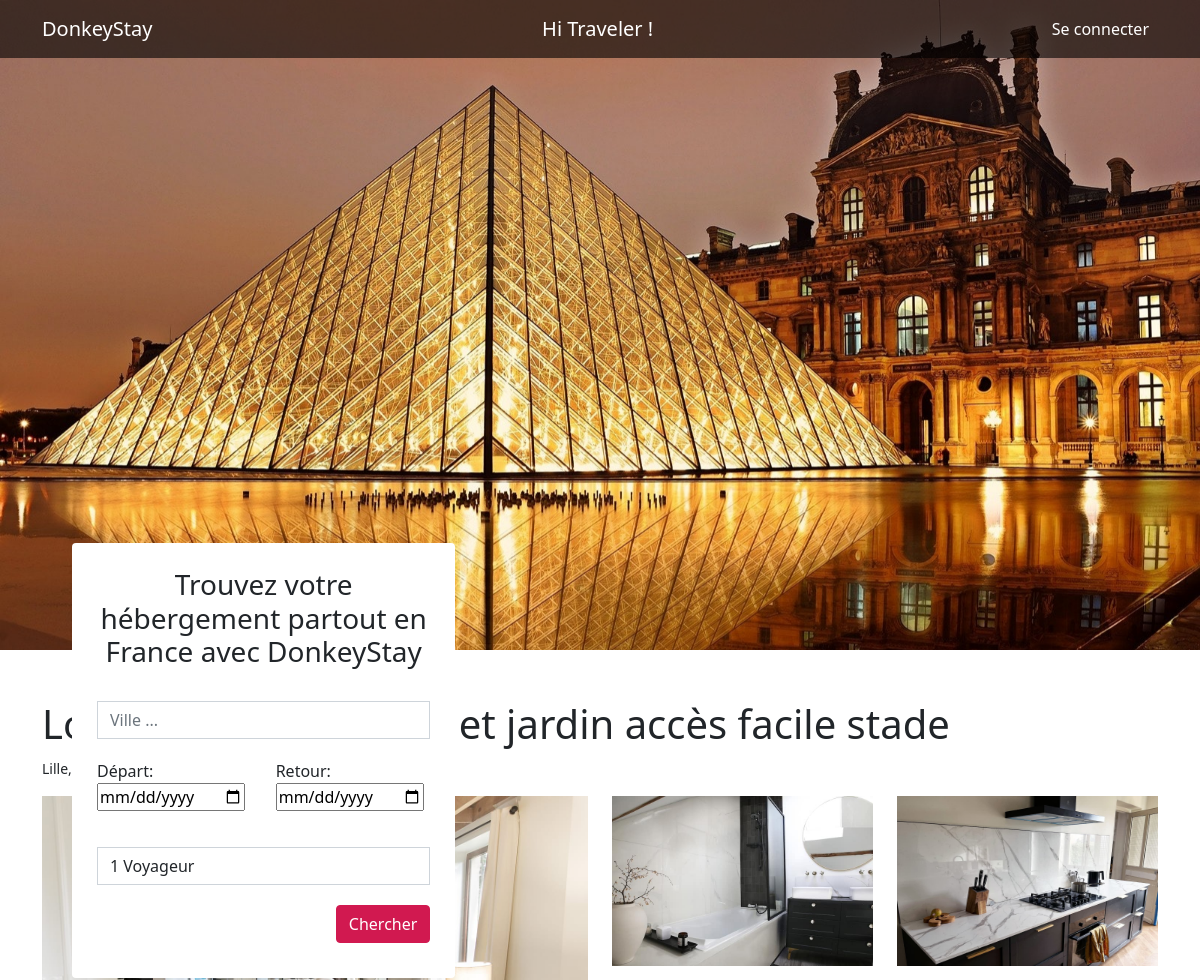
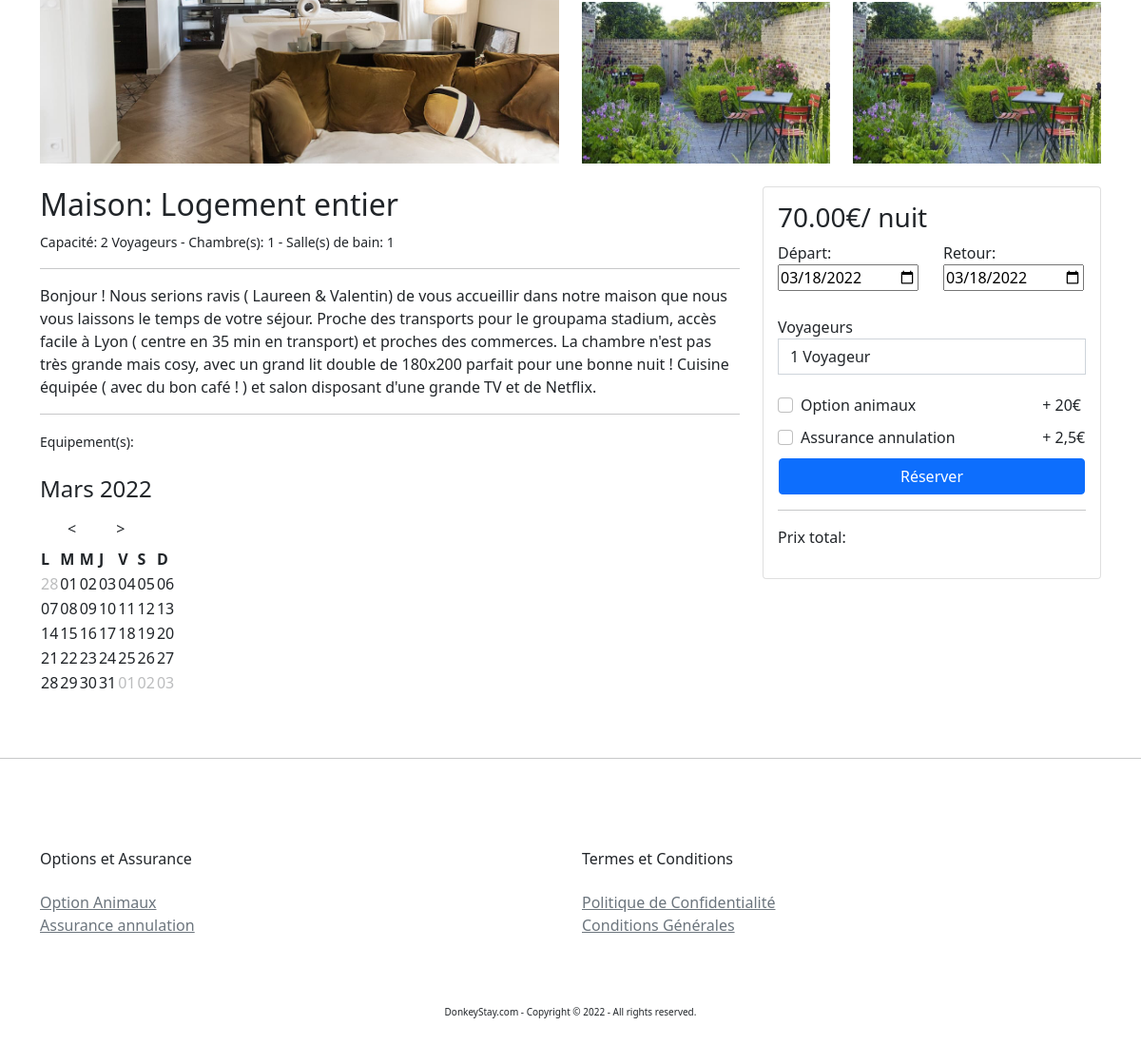
Page /lodging_info.php?id=3 on the committed database (2 pictures, top to bottom).
### tables this page shows
CREATE TABLE IF NOT EXISTS `room` (
  `id` INT NOT NULL AUTO_INCREMENT,
  `roomtype_id` INT NOT NULL,
  `hometype_id` INT NOT NULL,
  `title` VARCHAR(80) NOT NULL,
  `description` MEDIUMTEXT NULL,
  `nb_bedroom` INT NOT NULL,
  `nb_bathroom` INT NOT NULL,
  `price` DECIMAL(6,2) NOT NULL,
  `adress` VARCHAR(200) NOT NULL,
  `city` VARCHAR(45) NOT NULL,
  `has_tv` TINYINT(1) NOT NULL,
  `has_wifi` TINYINT(1) NOT NULL,
  `has_kitchen` TINYINT(1) NOT NULL,
  `has_aircon` TINYINT(1) NOT NULL,
  `start_dispo` DATE NOT NULL,
  `end_dispo` DATE NOT NULL,
  `user_id` INT NOT NULL,
  `capacity_id` INT NOT NULL,
  PRIMARY KEY (`id`, `roomtype_id`, `hometype_id`, `user_id`, `capacity_id`),
  CONSTRAINT `fk_Rooms_Roomtypes1`
    FOREIGN KEY (`roomtype_id`)
    REFERENCES `roomtype` (`id`)
    ON DELETE NO ACTION
    ON UPDATE NO ACTION,
  CONSTRAINT `fk_Rooms_Hometypes1`
    FOREIGN KEY (`hometype_id`)
    REFERENCES `hometype` (`id`)
    ON DELETE NO ACTION
    ON UPDATE NO ACTION,
  CONSTRAINT `fk_room_user1`
    FOREIGN KEY (`user_id`)
    REFERENCES `user` (`id`)
    ON DELETE NO ACTION
    ON UPDATE NO ACTION,
  CONSTRAINT `fk_room_capacity1`
    FOREIGN KEY (`capacity_id`)
    REFERENCES `capacity` (`id`)
    ON DELETE NO ACTION
    ON UPDATE NO ACTION);

CREATE TABLE IF NOT EXISTS `image` (
  `id` INT NOT NULL AUTO_INCREMENT,
  `img` VARCHAR(200) NOT NULL,
  `room_id` INT NOT NULL,
  PRIMARY KEY (`id`, `room_id`),
  CONSTRAINT `fk_Images_Rooms1`
    FOREIGN KEY (`room_id`)
    REFERENCES `room` (`id`)
    ON DELETE NO ACTION
    ON UPDATE NO ACTION);

CREATE TABLE IF NOT EXISTS `hometype` (
  `id` INT NOT NULL AUTO_INCREMENT,
  `hname` VARCHAR(45) NOT NULL,
  PRIMARY KEY (`id`));

CREATE TABLE IF NOT EXISTS `roomtype` (
  `id` INT NOT NULL AUTO_INCREMENT,
  `rname` VARCHAR(45) NOT NULL,
  PRIMARY KEY (`id`));

CREATE TABLE IF NOT EXISTS `capacity` (
  `id` INT NOT NULL AUTO_INCREMENT,
  `nb_traveler` VARCHAR(45) NOT NULL,
  PRIMARY KEY (`id`));

### class/Month.php (called while the page is built, shortened)
<?php
class Month {
    private $months = ['Janvier', 'Février', 'Mars', 'Avril', 'Mai', 'Juin', 'Juillet', 'Août', 'Septembre', 'Octobre', 'Novembre', 'Décembre'];
    public $month;
    public $year;
    public function __construct(?int $month = null, ?int $year = null)
    {
        if ($month === null || $month < 1 || $month > 12) {
            $month = intval(date('m'));
        }
        if ($year === null) {
            $year = intval(date('Y'));
        }
        $this->month = $month;
        $this->year = $year;
    }
    public function getStartingDay (): \DateTime {
        return new \DateTime("{$this->year}-{$this->month}-01");
    }
    public function toString (): string {
        return $this->months[$this->month - 1] . ' ' . $this->year;
    }
    public function getWeeks (): int
    {
        $start = $this->getStartingDay();
        $end = (clone $start)->modify('+1 month -1 day');
        $weeks = intval($end->format('W')) - intval($start->format('W')) + 1;
        return $weeks;
    }
    public function withinMonth (\DateTime $date): bool
    {
        return $this->getStartingDay()->format('Y-m') === $date->format('Y-m');
    }
    public function nextMonth(): Month
    {
        $month = $this->month + 1;
        $year = $this->year;
        return new Month($month, $year);
    }
    public function previousMonth(): Month
    {
        $month = $this->month - 1;
        $year = $this->year;
        return new Month($month, $year);
    }
}

### lodging_info.php (the view, shortened to what this page needs)
<?php
require_once 'searchBar.php';
require_once "class/Month.php";
require_once "class/Bookings.php";
$idUrl = $_GET['id'];
$lodgingInfoQuery = $dbh->query("SELECT room.*,img,rname,hname,nb_traveler  FROM room INNER JOIN image ON image.room_id = room.id INNER JOIN roomtype ON roomtype.id = room.roomtype_id INNER JOIN hometype ON hometype.id = room.hometype_id INNER JOIN capacity ON capacity.id = room.capacity_id WHERE room.id = $idUrl");
$lodgingInfos = $lodgingInfoQuery->fetch();
$imageQuery = $dbh->query("SELECT * FROM image WHERE room_id = $idUrl ORDER BY RAND()");
$images = $imageQuery->fetchAll(PDO::FETCH_ASSOC);
$nbImg = count($images);
$startDispo = new DateTime($lodgingInfos['start_dispo']);
$endDispo = new DateTime($lodgingInfos['end_dispo']);
?>
<section>
    <div class="container">
        <h1><?php echo $lodgingInfos['title'] ?></h1>
        <small><?php echo $lodgingInfos['city'] . ", disponible du " . $startDispo->format('d/m/Y') . " au " . $endDispo->format('d/m/Y') ?></small>
        <div class="row">
            <div class="col-md-4 mt-3 col-lg-6 lodging-img-lg">
            </div>
            <div class="col-md-4 col-lg-6">
                <div class="row">
                    <div class="col-md-4 mt-3 col-lg-6">
                        <div id="carouselExampleInterval" class="carousel slide carousel-fade" data-bs-ride="carousel">
                            <div class="carousel-inner lodging-img">
                                <div class="carousel-item h-100 active" data-bs-interval="4000">
                                    <img src="<?php echo $images[rand(0, $nbImg - 1)]['img'] ?>" class="d-block w-100 h-100" alt="pyramide du Louvre">
                                </div>
                            </div>
                        </div>
                    </div>
                    <div class="col-md-4 mt-3 col-lg-6">
                        <div id="carouselExampleInterval" class="carousel slide carousel-fade" data-bs-ride="carousel">
                            <div class="carousel-inner lodging-img">
                                <div class="carousel-item h-100 active" data-bs-interval="3000">
                                    <img src="<?php echo $images[rand(0, $nbImg - 1)]['img'] ?>" class="d-block w-100 h-100" alt="photo du logement">
                                </div>
                            </div>
                        </div>
                    </div>
                </div>
                <div class="row">
                    <div class="col-md-4 mt-3 col-lg-6">
                        <div id="carouselExampleInterval" class="carousel slide carousel-fade" data-bs-ride="carousel">
                            <div class="carousel-inner lodging-img">
                                <div class="carousel-item h-100 active" data-bs-interval="6000">
                                    <img src="<?php echo $images[rand(0, $nbImg - 1)]['img'] ?>" class="d-block w-100 h-100" alt="photo du logement">
                                </div>
                            </div>
                        </div>
                    </div>
                    <div class="col-md-4 mt-3 col-lg-6">
                        <div id="carouselExampleInterval" class="carousel slide carousel-fade" data-bs-ride="carousel">
                            <div class="carousel-inner lodging-img">
                                <div class="carousel-item h-100 active" data-bs-interval="4000">
                                    <img src="<?php echo $images[rand(0, $nbImg - 1)]['img'] ?>" class="d-block w-100 h-100" alt="photo du logement">
                                </div>
                            </div>
                        </div>
                    </div>
                </div>
            </div>
        </div>
    </div>
    <?php
    require_once "class/Month.php";
    require_once "class/Bookings.php";
    $month = new Month($_GET['month'] ?? null, $_GET['year'] ?? null);
    $start = $month->getStartingDay();
    $start = $start->format('N') === '1' ? $start : $month->getStartingDay()->modify('last monday');
    $weeks = $month->getWeeks();
    if (empty($tableau)) {
        $tableau = [];
    }
    ?>
    <div class="container mt-4">
        <div class="row">
            <div class="col-lg-8">
                <h2><?php echo $lodgingInfos['hname'] . ": " . $lodgingInfos['rname'] ?></h2>
                <small><?php echo "Capacité: " . $lodgingInfos['nb_traveler'] . " - Chambre(s): " . $lodgingInfos['nb_bedroom'] . " - Salle(s) de bain: " . $lodgingInfos['nb_bathroom'] ?></small>
                <hr>
                <p><?php echo $lodgingInfos['description'] ?></p>
                <hr>
                <small>Equipement(s):
                </small>
                <br><br>
                <h4><?= $month->toString() ?></h4>
                <div class="d-flex">
                    <a href="lodging_info.php?id=<?php echo $idUrl ?>&month=<?php echo $month->previousMonth()->month; ?>&year=<?php echo $month->previousMonth()->year; ?>" class="btn ms-3">&lt</a>
                    <a href="lodging_info.php?id=<?php echo $idUrl ?>&month=<?php echo $month->nextMonth()->month; ?>&year=<?php echo $month->nextMonth()->year; ?>" class="btn ms-3">&gt</a>
                </div>
                <table>
                    <th>L</th>
                    <th>M</th>
                    <th>M</th>
                    <th>J</th>
                    <th>V</th>
                    <th>S</th>
                    <th>D</th>
                    <?php for ($i = 0; $i < $weeks; $i++) : ?>
                        <tr>
                            <?php foreach ($month->days as $k => $day) :
                                $date = (clone $start)->modify("+" . ($k + $i * 7) . " days");
                            ?>
                                <td class="<?php echo $month->withinMonth($date) ? '' : 'calendar-othermonth '; ?><?php echo in_array($date->format('Y-m-d'), $tableau) ? 'calendar-resa' : ''; ?>">
                                    <div><?php echo $date->format('d'); ?></div>
                                </td>
                            <?php endforeach; ?>
                        </tr>
                    <?php endfor; ?>
                </table>
            </div>
            <div class="col-lg-4">
                <div class="card">
                    <form method="post">
                        <h3><?php echo $lodgingInfos['price'] . "€/ nuit" ?></h3>
                        <div class="row">
                            <div class="col-lg-6">
                                <label for="infoStartDate">Départ:</label><br>
                                <input type="date" id="infoStartDate" name="infoStartDate" min='<?= $currentDate; ?>' value='<?= $currentDate; ?>' />
                            </div>
                            <div class="col-lg-6">
                                <label for="infoEndDate">Retour:</label><br>
                                <input type="date" id="infoEndDate" name="infoEndDate" min='<?= $currentDate; ?>' value='<?= $currentDate; ?>' />
                            </div>
                        </div>
                        <div class="row">
                            <div class="form-group">
                                <label for="selectTravelers">Voyageurs</label>
                                <select class="form-control" id="selectTravelers" name="selectTravelers">
                                    <?php
                                    $capacityQuery = $dbh->query('SELECT * FROM capacity ORDER BY id');
                                    $capacity = $capacityQuery->fetchAll(PDO::FETCH_ASSOC);
                                    foreach ($capacity as $row_capacity) {
                                        echo '<option value="' . $row_capacity['id'] . '">' . $row_capacity['nb_traveler'] . '</option>';
                                    }
                                    ?>
                                </select>
                            </div>
                        </div>
                        <div class="form-check">
                            <label class="form-check-label col-10" for="pet_option"> Option animaux</label>
                            <input class="form-check-input" type="checkbox" id="pet_option" name="pet_option">
                            <span>+ 20€</span>
                        </div>
                        <div class="form-check">
                            <label class="form-check-label col-10" for="cancel_option"> Assurance annulation</label>
                            <input class="form-check-input" type="checkbox" id="cancel_option" name="cancel_option">
                            <span>+ 2,5€</span>
                        </div>
                        <div class="row m-i">
                            <button class="btn btn-primary btn-block" type="submit" name="booking">Réserver</button>
                        </div>
                        <hr>
                        <div>
                            <span>Prix total: </span><span id="totalPrice"></span>
                        </div>
                    </form>
                </div>
            </div>
        </div>
    </div>
</section>
<hr>
<?php
require "footer.php";
?>

### rows in the picture
room: title "Logement entier cosy et jardin accès facile stade", city "Lille", nb_bedroom "1", nb_bathroom "1", description "Bonjour ! Nous serions ravis ( Laureen & Valentin) de vous accueillir dans notre maison que nous vous laissons le temps de votre séjour. Proche des transports pour le groupama stadium, accès facile à Lyon ( centre en 35 min en transport) et proches des commerces. La chambre n'est pas très grande mais cosy, avec un grand lit double de 180x200 parfait pour une bonne nuit ! Cuisine équipée ( avec du bon café ! ) et salon disposant d'une grande TV et de Netflix.", price "70.00"
image: img (picture)
image: img (picture)
image: img (picture)
hometype: hname "Maison"
roomtype: rname "Logement entier"
capacity: nb_traveler "2 Voyageurs"

### other values in the picture
$month->toString() "Mars 2022"
$date->format('d') "28"
$date->format('d') "01"
$date->format('d') "02"
$date->format('d') "03"
$date->format('d') "04"
$date->format('d') "05"
$date->format('d') "06"
$date->format('d') "07"
$date->format('d') "08"
$date->format('d') "09"
$date->format('d') "10"
$date->format('d') "11"
$date->format('d') "12"
$date->format('d') "13"
